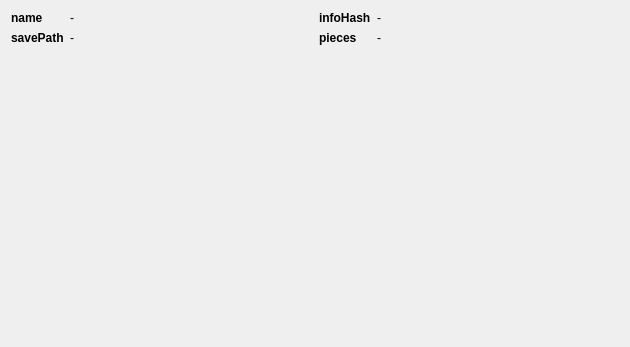
<?xml version="1.0" encoding="UTF-8"?>
<ui version="4.0">
 <class>pt::TorrentOverviewWidget</class>
 <widget class="QWidget" name="pt::TorrentOverviewWidget">
  <property name="geometry">
   <rect>
    <x>0</x>
    <y>0</y>
    <width>630</width>
    <height>347</height>
   </rect>
  </property>
  <property name="windowTitle">
   <string>Form</string>
  </property>
  <layout class="QGridLayout" name="gridLayout" columnstretch="0,1,0,1">
   <item row="0" column="3">
    <widget class="ElidedLabel" name="infoHash">
     <property name="text">
      <string>-</string>
     </property>
    </widget>
   </item>
   <item row="1" column="0">
    <widget class="QLabel" name="savePathLabel">
     <property name="font">
      <font>
       <weight>75</weight>
       <bold>true</bold>
      </font>
     </property>
     <property name="text">
      <string>savePath</string>
     </property>
    </widget>
   </item>
   <item row="1" column="3">
    <widget class="ElidedLabel" name="pieces">
     <property name="text">
      <string>-</string>
     </property>
    </widget>
   </item>
   <item row="1" column="2">
    <widget class="QLabel" name="piecesLabel">
     <property name="font">
      <font>
       <weight>75</weight>
       <bold>true</bold>
      </font>
     </property>
     <property name="text">
      <string>pieces</string>
     </property>
    </widget>
   </item>
   <item row="1" column="1">
    <widget class="ElidedLabel" name="savePath">
     <property name="text">
      <string>-</string>
     </property>
    </widget>
   </item>
   <item row="0" column="0">
    <widget class="QLabel" name="nameLabel">
     <property name="font">
      <font>
       <weight>75</weight>
       <bold>true</bold>
      </font>
     </property>
     <property name="text">
      <string>name</string>
     </property>
    </widget>
   </item>
   <item row="0" column="1">
    <widget class="ElidedLabel" name="name">
     <property name="text">
      <string>-</string>
     </property>
    </widget>
   </item>
   <item row="0" column="2">
    <widget class="QLabel" name="infoHashLabel">
     <property name="font">
      <font>
       <weight>75</weight>
       <bold>true</bold>
      </font>
     </property>
     <property name="text">
      <string>infoHash</string>
     </property>
    </widget>
   </item>
   <item row="2" column="0">
    <spacer name="verticalSpacer">
     <property name="orientation">
      <enum>Qt::Vertical</enum>
     </property>
     <property name="sizeHint" stdset="0">
      <size>
       <width>20</width>
       <height>40</height>
      </size>
     </property>
    </spacer>
   </item>
  </layout>
 </widget>
 <customwidgets>
  <customwidget>
   <class>ElidedLabel</class>
   <extends>QLabel</extends>
   <header>../elidedlabel.hpp</header>
  </customwidget>
 </customwidgets>
 <resources/>
 <connections/>
</ui>
